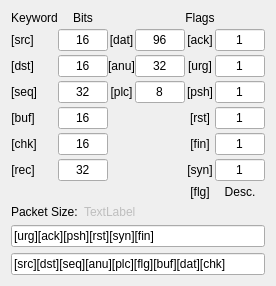
      <widget class="QWidget" name="tab_8">
       <property name="sizePolicy">
        <sizepolicy hsizetype="Maximum" vsizetype="Preferred">
         <horstretch>0</horstretch>
         <verstretch>0</verstretch>
        </sizepolicy>
       </property>
       <attribute name="title">
        <string>Packet Format</string>
       </attribute>
       <layout class="QVBoxLayout" name="verticalLayout_11">
        <item>
         <layout class="QGridLayout" name="gridLayout_2">
          <property name="sizeConstraint">
           <enum>QLayout::SetMaximumSize</enum>
          </property>
          <property name="horizontalSpacing">
           <number>0</number>
          </property>
          <property name="verticalSpacing">
           <number>4</number>
          </property>
          <item row="3" column="5" alignment="Qt::AlignHCenter">
           <widget class="QLineEdit" name="qLine_flagSzPsh">
            <property name="sizePolicy">
             <sizepolicy hsizetype="Fixed" vsizetype="Fixed">
              <horstretch>0</horstretch>
              <verstretch>0</verstretch>
             </sizepolicy>
            </property>
            <property name="maximumSize">
             <size>
              <width>50</width>
              <height>25</height>
             </size>
            </property>
            <property name="acceptDrops">
             <bool>false</bool>
            </property>
            <property name="inputMask">
             <string/>
            </property>
            <property name="text">
             <string>1</string>
            </property>
            <property name="maxLength">
             <number>1</number>
            </property>
            <property name="alignment">
             <set>Qt::AlignCenter</set>
            </property>
            <property name="readOnly">
             <bool>true</bool>
            </property>
           </widget>
          </item>
          <item row="2" column="0">
           <widget class="QLabel" name="label_12">
            <property name="sizePolicy">
             <sizepolicy hsizetype="Fixed" vsizetype="Fixed">
              <horstretch>0</horstretch>
              <verstretch>0</verstretch>
             </sizepolicy>
            </property>
            <property name="toolTip">
             <string>Destination Address</string>
            </property>
            <property name="text">
             <string>[dst]</string>
            </property>
            <property name="alignment">
             <set>Qt::AlignCenter</set>
            </property>
           </widget>
          </item>
          <item row="0" column="1">
           <widget class="QLabel" name="label_29">
            <property name="maximumSize">
             <size>
              <width>50</width>
              <height>25</height>
             </size>
            </property>
            <property name="layoutDirection">
             <enum>Qt::LeftToRight</enum>
            </property>
            <property name="text">
             <string>Bits</string>
            </property>
            <property name="alignment">
             <set>Qt::AlignCenter</set>
            </property>
           </widget>
          </item>
          <item row="2" column="2">
           <widget class="QLabel" name="label_19">
            <property name="sizePolicy">
             <sizepolicy hsizetype="Fixed" vsizetype="Fixed">
              <horstretch>0</horstretch>
              <verstretch>0</verstretch>
             </sizepolicy>
            </property>
            <property name="maximumSize">
             <size>
              <width>50</width>
              <height>25</height>
             </size>
            </property>
            <property name="toolTip">
             <string>Next expected packet number</string>
            </property>
            <property name="text">
             <string>[anu]</string>
            </property>
            <property name="alignment">
             <set>Qt::AlignCenter</set>
            </property>
           </widget>
          </item>
          <item row="3" column="1">
           <widget class="QLineEdit" name="qLine_flagSzSeq">
            <property name="sizePolicy">
             <sizepolicy hsizetype="Fixed" vsizetype="Fixed">
              <horstretch>0</horstretch>
              <verstretch>0</verstretch>
             </sizepolicy>
            </property>
            <property name="maximumSize">
             <size>
              <width>50</width>
              <height>25</height>
             </size>
            </property>
            <property name="acceptDrops">
             <bool>false</bool>
            </property>
            <property name="inputMask">
             <string/>
            </property>
            <property name="text">
             <string>32</string>
            </property>
            <property name="maxLength">
             <number>2</number>
            </property>
            <property name="alignment">
             <set>Qt::AlignCenter</set>
            </property>
           </widget>
          </item>
          <item row="2" column="1" alignment="Qt::AlignVCenter">
           <widget class="QLineEdit" name="qLine_flagSzDst">
            <property name="sizePolicy">
             <sizepolicy hsizetype="Fixed" vsizetype="Fixed">
              <horstretch>0</horstretch>
              <verstretch>0</verstretch>
             </sizepolicy>
            </property>
            <property name="maximumSize">
             <size>
              <width>50</width>
              <height>25</height>
             </size>
            </property>
            <property name="acceptDrops">
             <bool>false</bool>
            </property>
            <property name="inputMask">
             <string/>
            </property>
            <property name="text">
             <string>16</string>
            </property>
            <property name="maxLength">
             <number>2</number>
            </property>
            <property name="alignment">
             <set>Qt::AlignCenter</set>
            </property>
           </widget>
          </item>
          <item row="1" column="4">
           <widget class="QLabel" name="label_26">
            <property name="sizePolicy">
             <sizepolicy hsizetype="Fixed" vsizetype="Fixed">
              <horstretch>0</horstretch>
              <verstretch>0</verstretch>
             </sizepolicy>
            </property>
            <property name="maximumSize">
             <size>
              <width>50</width>
              <height>25</height>
             </size>
            </property>
            <property name="toolTip">
             <string>acknowledge flag</string>
            </property>
            <property name="text">
             <string>[ack]</string>
            </property>
            <property name="alignment">
             <set>Qt::AlignCenter</set>
            </property>
           </widget>
          </item>
          <item row="0" column="4">
           <widget class="QLabel" name="label_30">
            <property name="text">
             <string>Flags</string>
            </property>
            <property name="alignment">
             <set>Qt::AlignCenter</set>
            </property>
           </widget>
          </item>
          <item row="1" column="2">
           <widget class="QLabel" name="label_20">
            <property name="sizePolicy">
             <sizepolicy hsizetype="Fixed" vsizetype="Fixed">
              <horstretch>0</horstretch>
              <verstretch>0</verstretch>
             </sizepolicy>
            </property>
            <property name="maximumSize">
             <size>
              <width>50</width>
              <height>25</height>
             </size>
            </property>
            <property name="toolTip">
             <string>data field size</string>
            </property>
            <property name="text">
             <string>[dat]</string>
            </property>
            <property name="alignment">
             <set>Qt::AlignCenter</set>
            </property>
           </widget>
          </item>
          <item row="6" column="5">
           <widget class="QLineEdit" name="qLine_flagSzSyn">
            <property name="sizePolicy">
             <sizepolicy hsizetype="Fixed" vsizetype="Fixed">
              <horstretch>0</horstretch>
              <verstretch>0</verstretch>
             </sizepolicy>
            </property>
            <property name="maximumSize">
             <size>
              <width>50</width>
              <height>25</height>
             </size>
            </property>
            <property name="acceptDrops">
             <bool>false</bool>
            </property>
            <property name="inputMask">
             <string/>
            </property>
            <property name="text">
             <string>1</string>
            </property>
            <property name="maxLength">
             <number>1</number>
            </property>
            <property name="alignment">
             <set>Qt::AlignCenter</set>
            </property>
            <property name="readOnly">
             <bool>true</bool>
            </property>
           </widget>
          </item>
          <item row="6" column="1">
           <widget class="QLineEdit" name="qLine_flagSzRec">
            <property name="sizePolicy">
             <sizepolicy hsizetype="Fixed" vsizetype="Fixed">
              <horstretch>0</horstretch>
              <verstretch>0</verstretch>
             </sizepolicy>
            </property>
            <property name="maximumSize">
             <size>
              <width>50</width>
              <height>25</height>
             </size>
            </property>
            <property name="acceptDrops">
             <bool>false</bool>
            </property>
            <property name="inputMask">
             <string/>
            </property>
            <property name="text">
             <string>32</string>
            </property>
            <property name="maxLength">
             <number>2</number>
            </property>
            <property name="alignment">
             <set>Qt::AlignCenter</set>
            </property>
           </widget>
          </item>
          <item row="3" column="3">
           <widget class="QLineEdit" name="qLine_flagSzPlc">
            <property name="sizePolicy">
             <sizepolicy hsizetype="Fixed" vsizetype="Fixed">
              <horstretch>0</horstretch>
              <verstretch>0</verstretch>
             </sizepolicy>
            </property>
            <property name="maximumSize">
             <size>
              <width>50</width>
              <height>25</height>
             </size>
            </property>
            <property name="acceptDrops">
             <bool>false</bool>
            </property>
            <property name="inputMask">
             <string/>
            </property>
            <property name="text">
             <string>8</string>
            </property>
            <property name="maxLength">
             <number>2</number>
            </property>
            <property name="alignment">
             <set>Qt::AlignCenter</set>
            </property>
           </widget>
          </item>
          <item row="6" column="4">
           <widget class="QLabel" name="label_17">
            <property name="sizePolicy">
             <sizepolicy hsizetype="Fixed" vsizetype="Fixed">
              <horstretch>0</horstretch>
              <verstretch>0</verstretch>
             </sizepolicy>
            </property>
            <property name="maximumSize">
             <size>
              <width>50</width>
              <height>25</height>
             </size>
            </property>
            <property name="toolTip">
             <string>sync flag</string>
            </property>
            <property name="text">
             <string>[syn]</string>
            </property>
            <property name="alignment">
             <set>Qt::AlignCenter</set>
            </property>
           </widget>
          </item>
          <item row="3" column="4">
           <widget class="QLabel" name="label_24">
            <property name="sizePolicy">
             <sizepolicy hsizetype="Fixed" vsizetype="Fixed">
              <horstretch>0</horstretch>
              <verstretch>0</verstretch>
             </sizepolicy>
            </property>
            <property name="maximumSize">
             <size>
              <width>50</width>
              <height>25</height>
             </size>
            </property>
            <property name="toolTip">
             <string>push data as soon as packet is received</string>
            </property>
            <property name="text">
             <string>[psh]</string>
            </property>
            <property name="alignment">
             <set>Qt::AlignCenter</set>
            </property>
           </widget>
          </item>
          <item row="5" column="1">
           <widget class="QLineEdit" name="qLine_flagSzChk">
            <property name="sizePolicy">
             <sizepolicy hsizetype="Fixed" vsizetype="Fixed">
              <horstretch>0</horstretch>
              <verstretch>0</verstretch>
             </sizepolicy>
            </property>
            <property name="maximumSize">
             <size>
              <width>50</width>
              <height>25</height>
             </size>
            </property>
            <property name="acceptDrops">
             <bool>false</bool>
            </property>
            <property name="inputMask">
             <string/>
            </property>
            <property name="text">
             <string>16</string>
            </property>
            <property name="maxLength">
             <number>2</number>
            </property>
            <property name="alignment">
             <set>Qt::AlignCenter</set>
            </property>
           </widget>
          </item>
          <item row="5" column="5">
           <widget class="QLineEdit" name="qLine_flagSzFin">
            <property name="sizePolicy">
             <sizepolicy hsizetype="Fixed" vsizetype="Fixed">
              <horstretch>0</horstretch>
              <verstretch>0</verstretch>
             </sizepolicy>
            </property>
            <property name="maximumSize">
             <size>
              <width>50</width>
              <height>25</height>
             </size>
            </property>
            <property name="acceptDrops">
             <bool>false</bool>
            </property>
            <property name="inputMask">
             <string/>
            </property>
            <property name="text">
             <string>1</string>
            </property>
            <property name="maxLength">
             <number>1</number>
            </property>
            <property name="alignment">
             <set>Qt::AlignCenter</set>
            </property>
            <property name="readOnly">
             <bool>true</bool>
            </property>
           </widget>
          </item>
          <item row="4" column="4">
           <widget class="QLabel" name="label_23">
            <property name="sizePolicy">
             <sizepolicy hsizetype="Fixed" vsizetype="Fixed">
              <horstretch>0</horstretch>
              <verstretch>0</verstretch>
             </sizepolicy>
            </property>
            <property name="maximumSize">
             <size>
              <width>50</width>
              <height>25</height>
             </size>
            </property>
            <property name="toolTip">
             <string>reset flag indicates an error has occured and terminates the connection</string>
            </property>
            <property name="text">
             <string>[rst]</string>
            </property>
            <property name="alignment">
             <set>Qt::AlignCenter</set>
            </property>
           </widget>
          </item>
          <item row="6" column="0">
           <widget class="QLabel" name="label_21">
            <property name="sizePolicy">
             <sizepolicy hsizetype="Fixed" vsizetype="Fixed">
              <horstretch>0</horstretch>
              <verstretch>0</verstretch>
             </sizepolicy>
            </property>
            <property name="maximumSize">
             <size>
              <width>16777215</width>
              <height>16777215</height>
             </size>
            </property>
            <property name="toolTip">
             <string>Number of bytes received</string>
            </property>
            <property name="text">
             <string>[rec]</string>
            </property>
            <property name="alignment">
             <set>Qt::AlignCenter</set>
            </property>
           </widget>
          </item>
          <item row="0" column="0">
           <widget class="QLabel" name="label_28">
            <property name="maximumSize">
             <size>
              <width>50</width>
              <height>25</height>
             </size>
            </property>
            <property name="text">
             <string>Keyword</string>
            </property>
            <property name="alignment">
             <set>Qt::AlignCenter</set>
            </property>
           </widget>
          </item>
          <item row="4" column="1">
           <widget class="QLineEdit" name="qLine_flagSzBuf">
            <property name="sizePolicy">
             <sizepolicy hsizetype="Fixed" vsizetype="Fixed">
              <horstretch>0</horstretch>
              <verstretch>0</verstretch>
             </sizepolicy>
            </property>
            <property name="maximumSize">
             <size>
              <width>50</width>
              <height>25</height>
             </size>
            </property>
            <property name="acceptDrops">
             <bool>false</bool>
            </property>
            <property name="inputMask">
             <string/>
            </property>
            <property name="text">
             <string>16</string>
            </property>
            <property name="maxLength">
             <number>2</number>
            </property>
            <property name="alignment">
             <set>Qt::AlignCenter</set>
            </property>
           </widget>
          </item>
          <item row="2" column="5">
           <widget class="QLineEdit" name="qLine_flagSzUrg">
            <property name="sizePolicy">
             <sizepolicy hsizetype="Fixed" vsizetype="Fixed">
              <horstretch>0</horstretch>
              <verstretch>0</verstretch>
             </sizepolicy>
            </property>
            <property name="maximumSize">
             <size>
              <width>50</width>
              <height>25</height>
             </size>
            </property>
            <property name="acceptDrops">
             <bool>false</bool>
            </property>
            <property name="inputMask">
             <string/>
            </property>
            <property name="text">
             <string>1</string>
            </property>
            <property name="maxLength">
             <number>1</number>
            </property>
            <property name="alignment">
             <set>Qt::AlignCenter</set>
            </property>
            <property name="readOnly">
             <bool>true</bool>
            </property>
           </widget>
          </item>
          <item row="4" column="5">
           <widget class="QLineEdit" name="qLine_flagSzRst">
            <property name="sizePolicy">
             <sizepolicy hsizetype="Fixed" vsizetype="Fixed">
              <horstretch>0</horstretch>
              <verstretch>0</verstretch>
             </sizepolicy>
            </property>
            <property name="maximumSize">
             <size>
              <width>50</width>
              <height>25</height>
             </size>
            </property>
            <property name="acceptDrops">
             <bool>false</bool>
            </property>
            <property name="inputMask">
             <string/>
            </property>
            <property name="text">
             <string>1</string>
            </property>
            <property name="maxLength">
             <number>1</number>
            </property>
            <property name="alignment">
             <set>Qt::AlignCenter</set>
            </property>
            <property name="readOnly">
             <bool>true</bool>
            </property>
           </widget>
          </item>
          <item row="1" column="1">
           <widget class="QLineEdit" name="qLine_flagSzSrc">
            <property name="sizePolicy">
             <sizepolicy hsizetype="Fixed" vsizetype="Fixed">
              <horstretch>0</horstretch>
              <verstretch>0</verstretch>
             </sizepolicy>
            </property>
            <property name="maximumSize">
             <size>
              <width>50</width>
              <height>25</height>
             </size>
            </property>
            <property name="acceptDrops">
             <bool>false</bool>
            </property>
            <property name="inputMask">
             <string/>
            </property>
            <property name="text">
             <string>16</string>
            </property>
            <property name="maxLength">
             <number>2</number>
            </property>
            <property name="alignment">
             <set>Qt::AlignCenter</set>
            </property>
            <property name="placeholderText">
             <string/>
            </property>
           </widget>
          </item>
          <item row="3" column="0">
           <widget class="QLabel" name="label_13">
            <property name="sizePolicy">
             <sizepolicy hsizetype="Fixed" vsizetype="Fixed">
              <horstretch>0</horstretch>
              <verstretch>0</verstretch>
             </sizepolicy>
            </property>
            <property name="toolTip">
             <string>Packet location in final order</string>
            </property>
            <property name="text">
             <string>[seq]</string>
            </property>
            <property name="alignment">
             <set>Qt::AlignCenter</set>
            </property>
           </widget>
          </item>
          <item row="3" column="2">
           <widget class="QLabel" name="label_18">
            <property name="sizePolicy">
             <sizepolicy hsizetype="Fixed" vsizetype="Fixed">
              <horstretch>0</horstretch>
              <verstretch>0</verstretch>
             </sizepolicy>
            </property>
            <property name="maximumSize">
             <size>
              <width>50</width>
              <height>25</height>
             </size>
            </property>
            <property name="toolTip">
             <string>Place holder</string>
            </property>
            <property name="text">
             <string>[plc]</string>
            </property>
            <property name="alignment">
             <set>Qt::AlignCenter</set>
            </property>
           </widget>
          </item>
          <item row="5" column="4">
           <widget class="QLabel" name="label_22">
            <property name="sizePolicy">
             <sizepolicy hsizetype="Fixed" vsizetype="Fixed">
              <horstretch>0</horstretch>
              <verstretch>0</verstretch>
             </sizepolicy>
            </property>
            <property name="maximumSize">
             <size>
              <width>50</width>
              <height>25</height>
             </size>
            </property>
            <property name="toolTip">
             <string>finish flag indicates normal termination</string>
            </property>
            <property name="text">
             <string>[fin]</string>
            </property>
            <property name="alignment">
             <set>Qt::AlignCenter</set>
            </property>
           </widget>
          </item>
          <item row="2" column="3">
           <widget class="QLineEdit" name="qLine_flagSzAnu">
            <property name="sizePolicy">
             <sizepolicy hsizetype="Fixed" vsizetype="Fixed">
              <horstretch>0</horstretch>
              <verstretch>0</verstretch>
             </sizepolicy>
            </property>
            <property name="maximumSize">
             <size>
              <width>50</width>
              <height>25</height>
             </size>
            </property>
            <property name="acceptDrops">
             <bool>false</bool>
            </property>
            <property name="inputMask">
             <string/>
            </property>
            <property name="text">
             <string>32</string>
            </property>
            <property name="maxLength">
             <number>2</number>
            </property>
            <property name="alignment">
             <set>Qt::AlignCenter</set>
            </property>
           </widget>
          </item>
          <item row="1" column="5" alignment="Qt::AlignHCenter|Qt::AlignVCenter">
           <widget class="QLineEdit" name="qLine_flagSzAck">
            <property name="sizePolicy">
             <sizepolicy hsizetype="Fixed" vsizetype="Fixed">
              <horstretch>0</horstretch>
              <verstretch>0</verstretch>
             </sizepolicy>
            </property>
            <property name="maximumSize">
             <size>
              <width>50</width>
              <height>25</height>
             </size>
            </property>
            <property name="acceptDrops">
             <bool>false</bool>
            </property>
            <property name="inputMask">
             <string/>
            </property>
            <property name="text">
             <string>1</string>
            </property>
            <property name="maxLength">
             <number>1</number>
            </property>
            <property name="alignment">
             <set>Qt::AlignCenter</set>
            </property>
            <property name="readOnly">
             <bool>true</bool>
            </property>
           </widget>
          </item>
          <item row="2" column="4">
           <widget class="QLabel" name="label_25">
            <property name="sizePolicy">
             <sizepolicy hsizetype="Fixed" vsizetype="Fixed">
              <horstretch>0</horstretch>
              <verstretch>0</verstretch>
             </sizepolicy>
            </property>
            <property name="maximumSize">
             <size>
              <width>50</width>
              <height>25</height>
             </size>
            </property>
            <property name="toolTip">
             <string>urgent flag</string>
            </property>
            <property name="text">
             <string>[urg]</string>
            </property>
            <property name="alignment">
             <set>Qt::AlignCenter</set>
            </property>
           </widget>
          </item>
          <item row="4" column="0">
           <widget class="QLabel" name="label_14">
            <property name="sizePolicy">
             <sizepolicy hsizetype="Fixed" vsizetype="Fixed">
              <horstretch>0</horstretch>
              <verstretch>0</verstretch>
             </sizepolicy>
            </property>
            <property name="toolTip">
             <string>Free space in buffer</string>
            </property>
            <property name="text">
             <string>[buf]</string>
            </property>
            <property name="alignment">
             <set>Qt::AlignCenter</set>
            </property>
           </widget>
          </item>
          <item row="1" column="3">
           <widget class="QLineEdit" name="qLine_flagSzDat">
            <property name="sizePolicy">
             <sizepolicy hsizetype="Fixed" vsizetype="Fixed">
              <horstretch>0</horstretch>
              <verstretch>0</verstretch>
             </sizepolicy>
            </property>
            <property name="maximumSize">
             <size>
              <width>50</width>
              <height>25</height>
             </size>
            </property>
            <property name="acceptDrops">
             <bool>false</bool>
            </property>
            <property name="inputMask">
             <string/>
            </property>
            <property name="text">
             <string>96</string>
            </property>
            <property name="maxLength">
             <number>2</number>
            </property>
            <property name="alignment">
             <set>Qt::AlignCenter</set>
            </property>
           </widget>
          </item>
          <item row="5" column="0">
           <widget class="QLabel" name="label_16">
            <property name="sizePolicy">
             <sizepolicy hsizetype="Fixed" vsizetype="Fixed">
              <horstretch>0</horstretch>
              <verstretch>0</verstretch>
             </sizepolicy>
            </property>
            <property name="toolTip">
             <string>checksum</string>
            </property>
            <property name="text">
             <string>[chk]</string>
            </property>
            <property name="alignment">
             <set>Qt::AlignCenter</set>
            </property>
           </widget>
          </item>
          <item row="1" column="0">
           <widget class="QLabel" name="label_11">
            <property name="sizePolicy">
             <sizepolicy hsizetype="Fixed" vsizetype="Fixed">
              <horstretch>0</horstretch>
              <verstretch>0</verstretch>
             </sizepolicy>
            </property>
            <property name="toolTip">
             <string>Source Address</string>
            </property>
            <property name="text">
             <string>[src]</string>
            </property>
            <property name="alignment">
             <set>Qt::AlignCenter</set>
            </property>
           </widget>
          </item>
          <item row="7" column="4">
           <widget class="QLabel" name="label_31">
            <property name="text">
             <string>[flg]</string>
            </property>
            <property name="alignment">
             <set>Qt::AlignCenter</set>
            </property>
           </widget>
          </item>
          <item row="7" column="5">
           <widget class="QLabel" name="label_32">
            <property name="text">
             <string>Desc.</string>
            </property>
            <property name="alignment">
             <set>Qt::AlignCenter</set>
            </property>
           </widget>
          </item>
         </layout>
        </item>
        <item>
         <layout class="QFormLayout" name="formLayout_5">
          <property name="sizeConstraint">
           <enum>QLayout::SetDefaultConstraint</enum>
          </property>
          <item row="0" column="0">
           <widget class="QLabel" name="label_27">
            <property name="text">
             <string>Packet Size:</string>
            </property>
           </widget>
          </item>
          <item row="0" column="1">
           <widget class="QLabel" name="label_packetSize">
            <property name="enabled">
             <bool>false</bool>
            </property>
            <property name="text">
             <string>TextLabel</string>
            </property>
           </widget>
          </item>
          <item row="1" column="0" colspan="2">
           <widget class="QLineEdit" name="qLine_packetOrder">
            <property name="text">
             <string>[urg][ack][psh][rst][syn][fin]</string>
            </property>
            <property name="placeholderText">
             <string>How the flags are ordered within a byte</string>
            </property>
           </widget>
          </item>
         </layout>
        </item>
        <item>
         <widget class="QLineEdit" name="qLine_packetFormatString">
          <property name="inputMask">
           <string/>
          </property>
          <property name="text">
           <string>[src][dst][seq][anu][plc][flg][buf][dat][chk]</string>
          </property>
          <property name="maxLength">
           <number>100</number>
          </property>
          <property name="cursorPosition">
           <number>45</number>
          </property>
         </widget>
        </item>
       </layout>
      </widget>
